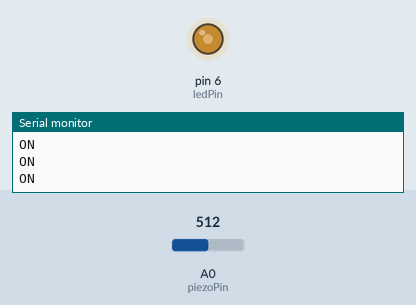
A sketch run on a simulated Arduino Uno, built with avr-gcc and run on an emulated ATmega328P. Parts: output pins drawn as LEDs (lit = HIGH), the last lines printed to the serial monitor. The inputs (shaded band) are chosen by the test bench; at power-on: A0 (piezoPin) = 512.

Above: at 1.2 s.
1.3 s: A0 (piezoPin) set to 310
At 1.8 s:
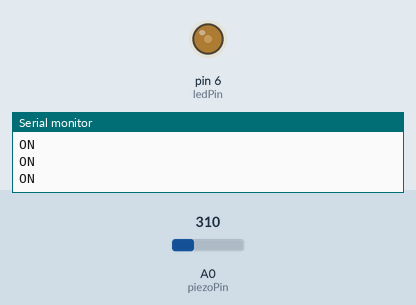
2.8 s: A0 (piezoPin) set to 288
At 3.9 s:
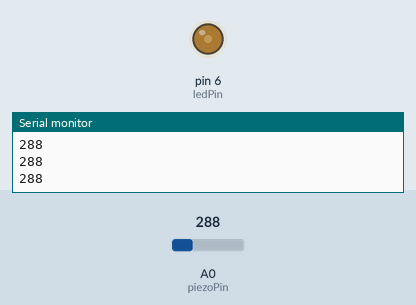
4.7 s: A0 (piezoPin) set to 122
At 5.1 s:
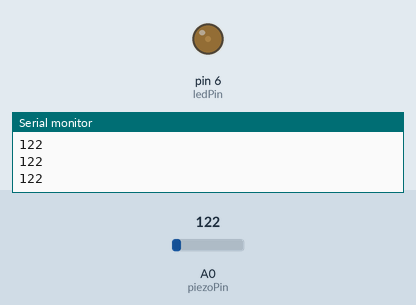
6.2 s: A0 (piezoPin) set to 0
At 6.5 s:
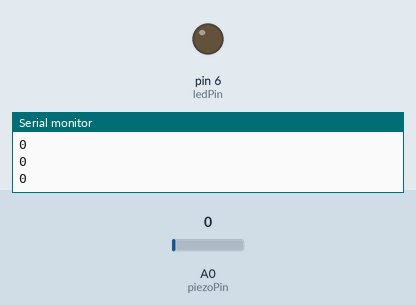
7.7 s: A0 (piezoPin) set to 716
At 8.8 s:
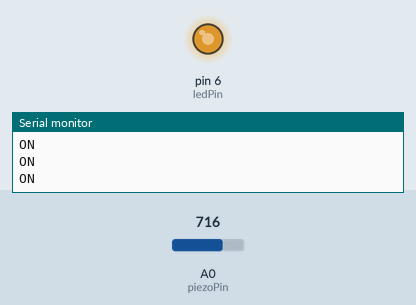
9.2 s: A0 (piezoPin) set to 511
At 9.8 s:
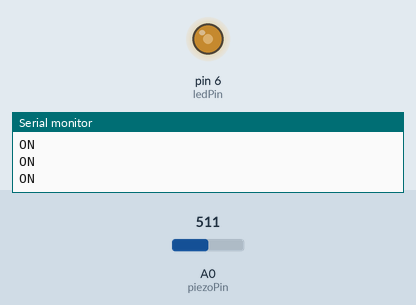
Timing chart, 0 to 11.7 s (numbered marks = the images above; inputs shaded):
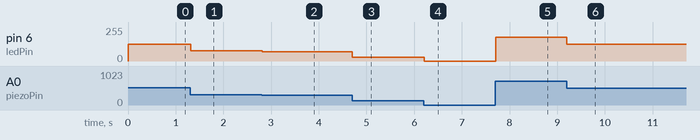

The sketch:

piezo_sensor.ino
```cpp
int val = 0;
int piezoPin = 0;
int ledPin = 6;
void setup(){
  Serial.begin(9600);
  pinMode(ledPin,OUTPUT);
}

void loop(){
  val = analogRead(piezoPin);
  if(val > 300){
    Serial.println("ON");
  }else{
    Serial.println(val);
  }
  int mapVal = map(val,0,1023,0,255);
  analogWrite(ledPin,mapVal);
  delay(20);
}
```

Measured:
- after the input at 1.3 s, pin 6 (ledPin): 127/255 → 77/255 at once
- after the input at 2.8 s, pin 6 (ledPin): 77/255 → 71/255 at once
- after the input at 4.7 s, pin 6 (ledPin): 71/255 → 30/255 at once
- after the input at 6.2 s, pin 6 (ledPin): 30/255 → 0/255 at once
- after the input at 7.7 s, pin 6 (ledPin): 0/255 → 178/255 at once
- after the input at 9.2 s, pin 6 (ledPin): 178/255 → 127/255 at once
